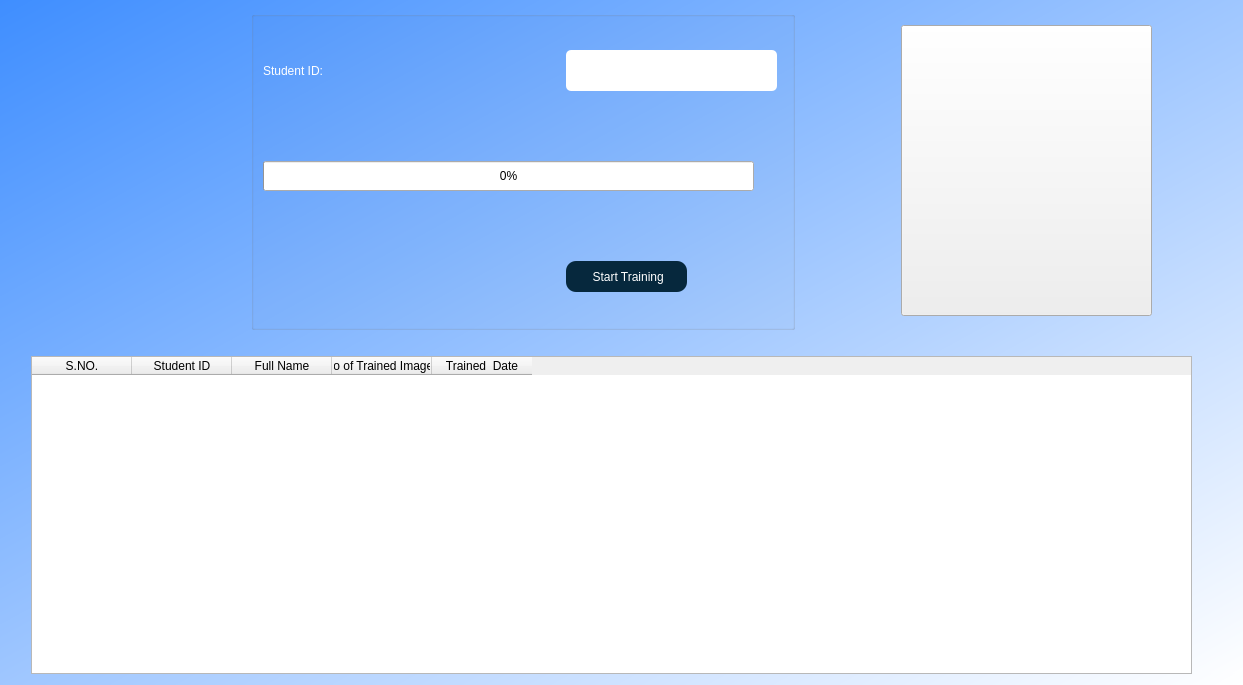
<?xml version="1.0" encoding="UTF-8"?>
<ui version="4.0">
 <class>TrainData</class>
 <widget class="QWidget" name="TrainData">
  <property name="geometry">
   <rect>
    <x>0</x>
    <y>0</y>
    <width>1243</width>
    <height>685</height>
   </rect>
  </property>
  <property name="minimumSize">
   <size>
    <width>40</width>
    <height>40</height>
   </size>
  </property>
  <property name="windowTitle">
   <string>Form</string>
  </property>
  <property name="styleSheet">
   <string notr="true">QWidget#TrainData{
background-color: qlineargradient(spread:pad, x1:0, y1:0, x2:1, y2:1, stop:0 rgba(63, 142, 255, 255), stop:1 rgba(255, 255, 255, 255));
}</string>
  </property>
  <layout class="QGridLayout" name="gridLayout_5">
   <item row="0" column="0">
    <layout class="QGridLayout" name="gridLayout_4">
     <item row="2" column="1">
      <widget class="QTableWidget" name="TrainDataTable">
       <column>
        <property name="text">
         <string>S.NO.</string>
        </property>
       </column>
       <column>
        <property name="text">
         <string>Student ID</string>
        </property>
       </column>
       <column>
        <property name="text">
         <string>Full Name</string>
        </property>
       </column>
       <column>
        <property name="text">
         <string>No of Trained Images</string>
        </property>
       </column>
       <column>
        <property name="text">
         <string>Trained  Date</string>
        </property>
       </column>
      </widget>
     </item>
     <item row="0" column="1">
      <layout class="QGridLayout" name="gridLayout">
       <item row="0" column="7">
        <widget class="QPushButton" name="qrcode">
         <property name="sizePolicy">
          <sizepolicy hsizetype="Fixed" vsizetype="Fixed">
           <horstretch>0</horstretch>
           <verstretch>0</verstretch>
          </sizepolicy>
         </property>
         <property name="minimumSize">
          <size>
           <width>251</width>
           <height>291</height>
          </size>
         </property>
         <property name="styleSheet">
          <string notr="true">font: 75 18pt &quot;MS Shell Dlg 2&quot;;</string>
         </property>
         <property name="text">
          <string/>
         </property>
        </widget>
       </item>
       <item row="0" column="4">
        <spacer name="verticalSpacer_8">
         <property name="orientation">
          <enum>Qt::Vertical</enum>
         </property>
         <property name="sizeHint" stdset="0">
          <size>
           <width>100</width>
           <height>40</height>
          </size>
         </property>
        </spacer>
       </item>
       <item row="0" column="3">
        <widget class="QGroupBox" name="groupBox_4">
         <property name="title">
          <string/>
         </property>
         <layout class="QGridLayout" name="gridLayout_3">
          <item row="0" column="0">
           <layout class="QGridLayout" name="gridLayout_2">
            <item row="1" column="0">
             <widget class="QLabel" name="label_12">
              <property name="styleSheet">
               <string notr="true">color: rgb(255, 255, 255);
font: 75 16pt &quot;Times New Roman&quot;;</string>
              </property>
              <property name="text">
               <string>Student ID:</string>
              </property>
             </widget>
            </item>
            <item row="7" column="0" colspan="4">
             <spacer name="horizontalSpacer_2">
              <property name="orientation">
               <enum>Qt::Horizontal</enum>
              </property>
              <property name="sizeHint" stdset="0">
               <size>
                <width>40</width>
                <height>20</height>
               </size>
              </property>
             </spacer>
            </item>
            <item row="6" column="0" colspan="4">
             <widget class="QProgressBar" name="trainingBar">
              <property name="sizePolicy">
               <sizepolicy hsizetype="Fixed" vsizetype="Fixed">
                <horstretch>0</horstretch>
                <verstretch>0</verstretch>
               </sizepolicy>
              </property>
              <property name="minimumSize">
               <size>
                <width>491</width>
                <height>30</height>
               </size>
              </property>
              <property name="value">
               <number>0</number>
              </property>
             </widget>
            </item>
            <item row="4" column="0" colspan="4">
             <spacer name="horizontalSpacer_5">
              <property name="orientation">
               <enum>Qt::Horizontal</enum>
              </property>
              <property name="sizeHint" stdset="0">
               <size>
                <width>40</width>
                <height>20</height>
               </size>
              </property>
             </spacer>
            </item>
            <item row="8" column="0" colspan="4">
             <spacer name="horizontalSpacer">
              <property name="orientation">
               <enum>Qt::Horizontal</enum>
              </property>
              <property name="sizeHint" stdset="0">
               <size>
                <width>40</width>
                <height>20</height>
               </size>
              </property>
             </spacer>
            </item>
            <item row="5" column="0" colspan="4">
             <spacer name="horizontalSpacer_6">
              <property name="orientation">
               <enum>Qt::Horizontal</enum>
              </property>
              <property name="sizeHint" stdset="0">
               <size>
                <width>40</width>
                <height>20</height>
               </size>
              </property>
             </spacer>
            </item>
            <item row="1" column="1">
             <spacer name="horizontalSpacer_3">
              <property name="orientation">
               <enum>Qt::Horizontal</enum>
              </property>
              <property name="sizeHint" stdset="0">
               <size>
                <width>40</width>
                <height>20</height>
               </size>
              </property>
             </spacer>
            </item>
            <item row="9" column="0">
             <spacer name="horizontalSpacer_4">
              <property name="orientation">
               <enum>Qt::Horizontal</enum>
              </property>
              <property name="sizeHint" stdset="0">
               <size>
                <width>40</width>
                <height>20</height>
               </size>
              </property>
             </spacer>
            </item>
            <item row="1" column="2">
             <widget class="QLineEdit" name="stdID">
              <property name="sizePolicy">
               <sizepolicy hsizetype="Fixed" vsizetype="Fixed">
                <horstretch>0</horstretch>
                <verstretch>0</verstretch>
               </sizepolicy>
              </property>
              <property name="minimumSize">
               <size>
                <width>211</width>
                <height>41</height>
               </size>
              </property>
              <property name="styleSheet">
               <string notr="true">QLineEdit{
font: 75 12pt &quot;Times New Roman&quot;;
border-radius:5px;
}

QLineEdit:focus{
border: 2px solid #EB6440;

}</string>
              </property>
             </widget>
            </item>
            <item row="9" column="2">
             <widget class="QPushButton" name="trainBtn">
              <property name="sizePolicy">
               <sizepolicy hsizetype="Fixed" vsizetype="Fixed">
                <horstretch>0</horstretch>
                <verstretch>0</verstretch>
               </sizepolicy>
              </property>
              <property name="minimumSize">
               <size>
                <width>121</width>
                <height>31</height>
               </size>
              </property>
              <property name="styleSheet">
               <string notr="true">QPushButton{
font: 75 12pt &quot;Times New Roman&quot;;
color: rgb(255, 255, 255);
background-color: rgb(6, 40, 61);
border-radius:10px;
}
QPushButton:focus{
border:2px solid #EFF5F5;
}</string>
              </property>
              <property name="text">
               <string> Start Training</string>
              </property>
             </widget>
            </item>
           </layout>
          </item>
         </layout>
        </widget>
       </item>
       <item row="0" column="9">
        <spacer name="verticalSpacer_6">
         <property name="orientation">
          <enum>Qt::Vertical</enum>
         </property>
         <property name="sizeHint" stdset="0">
          <size>
           <width>20</width>
           <height>40</height>
          </size>
         </property>
        </spacer>
       </item>
       <item row="0" column="1">
        <spacer name="verticalSpacer_4">
         <property name="orientation">
          <enum>Qt::Vertical</enum>
         </property>
         <property name="sizeHint" stdset="0">
          <size>
           <width>100</width>
           <height>40</height>
          </size>
         </property>
        </spacer>
       </item>
       <item row="0" column="2">
        <spacer name="verticalSpacer_5">
         <property name="orientation">
          <enum>Qt::Vertical</enum>
         </property>
         <property name="sizeHint" stdset="0">
          <size>
           <width>100</width>
           <height>40</height>
          </size>
         </property>
        </spacer>
       </item>
       <item row="0" column="0">
        <spacer name="verticalSpacer_3">
         <property name="orientation">
          <enum>Qt::Vertical</enum>
         </property>
         <property name="sizeHint" stdset="0">
          <size>
           <width>20</width>
           <height>40</height>
          </size>
         </property>
        </spacer>
       </item>
       <item row="0" column="8">
        <spacer name="verticalSpacer_7">
         <property name="orientation">
          <enum>Qt::Vertical</enum>
         </property>
         <property name="sizeHint" stdset="0">
          <size>
           <width>20</width>
           <height>40</height>
          </size>
         </property>
        </spacer>
       </item>
      </layout>
     </item>
     <item row="1" column="1">
      <spacer name="horizontalSpacer_7">
       <property name="orientation">
        <enum>Qt::Horizontal</enum>
       </property>
       <property name="sizeHint" stdset="0">
        <size>
         <width>40</width>
         <height>20</height>
        </size>
       </property>
      </spacer>
     </item>
     <item row="0" column="0">
      <spacer name="verticalSpacer_2">
       <property name="orientation">
        <enum>Qt::Vertical</enum>
       </property>
       <property name="sizeHint" stdset="0">
        <size>
         <width>20</width>
         <height>40</height>
        </size>
       </property>
      </spacer>
     </item>
    </layout>
   </item>
   <item row="0" column="2">
    <spacer name="verticalSpacer">
     <property name="orientation">
      <enum>Qt::Vertical</enum>
     </property>
     <property name="sizeHint" stdset="0">
      <size>
       <width>20</width>
       <height>40</height>
      </size>
     </property>
    </spacer>
   </item>
   <item row="0" column="1">
    <spacer name="verticalSpacer_9">
     <property name="orientation">
      <enum>Qt::Vertical</enum>
     </property>
     <property name="sizeHint" stdset="0">
      <size>
       <width>20</width>
       <height>40</height>
      </size>
     </property>
    </spacer>
   </item>
  </layout>
 </widget>
 <resources/>
 <connections/>
</ui>
